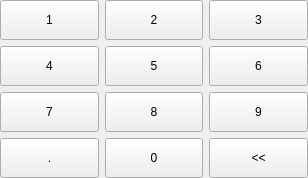
<?xml version="1.0" encoding="UTF-8"?>
<ui version="4.0">
 <class>lds_key3x4</class>
 <widget class="QWidget" name="lds_key3x4">
  <property name="geometry">
   <rect>
    <x>0</x>
    <y>0</y>
    <width>308</width>
    <height>178</height>
   </rect>
  </property>
  <property name="windowTitle">
   <string>Form</string>
  </property>
  <layout class="QGridLayout" name="gridLayout">
   <property name="leftMargin">
    <number>0</number>
   </property>
   <property name="topMargin">
    <number>0</number>
   </property>
   <property name="rightMargin">
    <number>0</number>
   </property>
   <property name="bottomMargin">
    <number>0</number>
   </property>
   <item row="1" column="2">
    <widget class="public_pushbutton_numkey" name="pushButton_num6">
     <property name="sizePolicy">
      <sizepolicy hsizetype="Expanding" vsizetype="Expanding">
       <horstretch>0</horstretch>
       <verstretch>0</verstretch>
      </sizepolicy>
     </property>
     <property name="minimumSize">
      <size>
       <width>0</width>
       <height>40</height>
      </size>
     </property>
     <property name="focusPolicy">
      <enum>Qt::NoFocus</enum>
     </property>
     <property name="styleSheet">
      <string notr="true"/>
     </property>
     <property name="text">
      <string>6</string>
     </property>
     <property name="outer_stylesheet" stdset="0">
      <string>pushbutton_key</string>
     </property>
    </widget>
   </item>
   <item row="2" column="1">
    <widget class="public_pushbutton_numkey" name="pushButton_num8">
     <property name="sizePolicy">
      <sizepolicy hsizetype="Expanding" vsizetype="Expanding">
       <horstretch>0</horstretch>
       <verstretch>0</verstretch>
      </sizepolicy>
     </property>
     <property name="minimumSize">
      <size>
       <width>0</width>
       <height>40</height>
      </size>
     </property>
     <property name="focusPolicy">
      <enum>Qt::NoFocus</enum>
     </property>
     <property name="text">
      <string>8</string>
     </property>
     <property name="outer_stylesheet" stdset="0">
      <string>pushbutton_key</string>
     </property>
    </widget>
   </item>
   <item row="0" column="1">
    <widget class="public_pushbutton_numkey" name="pushButton_num2">
     <property name="sizePolicy">
      <sizepolicy hsizetype="Expanding" vsizetype="Expanding">
       <horstretch>0</horstretch>
       <verstretch>0</verstretch>
      </sizepolicy>
     </property>
     <property name="minimumSize">
      <size>
       <width>0</width>
       <height>40</height>
      </size>
     </property>
     <property name="focusPolicy">
      <enum>Qt::NoFocus</enum>
     </property>
     <property name="styleSheet">
      <string notr="true"/>
     </property>
     <property name="text">
      <string>2</string>
     </property>
     <property name="outer_stylesheet" stdset="0">
      <string>pushbutton_key</string>
     </property>
    </widget>
   </item>
   <item row="1" column="0">
    <widget class="public_pushbutton_numkey" name="pushButton_num4">
     <property name="sizePolicy">
      <sizepolicy hsizetype="Expanding" vsizetype="Expanding">
       <horstretch>0</horstretch>
       <verstretch>0</verstretch>
      </sizepolicy>
     </property>
     <property name="minimumSize">
      <size>
       <width>0</width>
       <height>40</height>
      </size>
     </property>
     <property name="focusPolicy">
      <enum>Qt::NoFocus</enum>
     </property>
     <property name="styleSheet">
      <string notr="true"/>
     </property>
     <property name="text">
      <string>4</string>
     </property>
     <property name="outer_stylesheet" stdset="0">
      <string>pushbutton_key</string>
     </property>
    </widget>
   </item>
   <item row="3" column="0">
    <widget class="public_pushbutton_numkey" name="pushButton_dot">
     <property name="sizePolicy">
      <sizepolicy hsizetype="Expanding" vsizetype="Expanding">
       <horstretch>0</horstretch>
       <verstretch>0</verstretch>
      </sizepolicy>
     </property>
     <property name="minimumSize">
      <size>
       <width>60</width>
       <height>40</height>
      </size>
     </property>
     <property name="focusPolicy">
      <enum>Qt::NoFocus</enum>
     </property>
     <property name="styleSheet">
      <string notr="true"/>
     </property>
     <property name="text">
      <string>.</string>
     </property>
     <property name="outer_stylesheet" stdset="0">
      <string>pushbutton_key</string>
     </property>
    </widget>
   </item>
   <item row="0" column="2">
    <widget class="public_pushbutton_numkey" name="pushButton_num3">
     <property name="sizePolicy">
      <sizepolicy hsizetype="Expanding" vsizetype="Expanding">
       <horstretch>0</horstretch>
       <verstretch>0</verstretch>
      </sizepolicy>
     </property>
     <property name="minimumSize">
      <size>
       <width>0</width>
       <height>40</height>
      </size>
     </property>
     <property name="focusPolicy">
      <enum>Qt::NoFocus</enum>
     </property>
     <property name="styleSheet">
      <string notr="true"/>
     </property>
     <property name="text">
      <string>3</string>
     </property>
     <property name="outer_stylesheet" stdset="0">
      <string>pushbutton_key</string>
     </property>
    </widget>
   </item>
   <item row="2" column="0">
    <widget class="public_pushbutton_numkey" name="pushButton_num7">
     <property name="sizePolicy">
      <sizepolicy hsizetype="Expanding" vsizetype="Expanding">
       <horstretch>0</horstretch>
       <verstretch>0</verstretch>
      </sizepolicy>
     </property>
     <property name="minimumSize">
      <size>
       <width>0</width>
       <height>40</height>
      </size>
     </property>
     <property name="focusPolicy">
      <enum>Qt::NoFocus</enum>
     </property>
     <property name="styleSheet">
      <string notr="true"/>
     </property>
     <property name="text">
      <string>7</string>
     </property>
     <property name="outer_stylesheet" stdset="0">
      <string>pushbutton_key</string>
     </property>
    </widget>
   </item>
   <item row="3" column="1">
    <widget class="public_pushbutton_numkey" name="pushButton_num0">
     <property name="sizePolicy">
      <sizepolicy hsizetype="Expanding" vsizetype="Expanding">
       <horstretch>0</horstretch>
       <verstretch>0</verstretch>
      </sizepolicy>
     </property>
     <property name="minimumSize">
      <size>
       <width>0</width>
       <height>40</height>
      </size>
     </property>
     <property name="focusPolicy">
      <enum>Qt::NoFocus</enum>
     </property>
     <property name="styleSheet">
      <string notr="true"/>
     </property>
     <property name="text">
      <string>0</string>
     </property>
     <property name="outer_stylesheet" stdset="0">
      <string>pushbutton_key</string>
     </property>
    </widget>
   </item>
   <item row="3" column="2">
    <widget class="QPushButton" name="pushButton_backspace">
     <property name="sizePolicy">
      <sizepolicy hsizetype="Expanding" vsizetype="Expanding">
       <horstretch>0</horstretch>
       <verstretch>0</verstretch>
      </sizepolicy>
     </property>
     <property name="minimumSize">
      <size>
       <width>0</width>
       <height>40</height>
      </size>
     </property>
     <property name="focusPolicy">
      <enum>Qt::NoFocus</enum>
     </property>
     <property name="styleSheet">
      <string notr="true">font-weight:normal;</string>
     </property>
     <property name="text">
      <string>&lt;&lt;</string>
     </property>
     <property name="outer_stylesheet" stdset="0">
      <string>pushbutton_key</string>
     </property>
    </widget>
   </item>
   <item row="1" column="1">
    <widget class="public_pushbutton_numkey" name="pushButton_num5">
     <property name="sizePolicy">
      <sizepolicy hsizetype="Expanding" vsizetype="Expanding">
       <horstretch>0</horstretch>
       <verstretch>0</verstretch>
      </sizepolicy>
     </property>
     <property name="minimumSize">
      <size>
       <width>0</width>
       <height>40</height>
      </size>
     </property>
     <property name="focusPolicy">
      <enum>Qt::NoFocus</enum>
     </property>
     <property name="styleSheet">
      <string notr="true"/>
     </property>
     <property name="text">
      <string>5</string>
     </property>
     <property name="outer_stylesheet" stdset="0">
      <string>pushbutton_key</string>
     </property>
    </widget>
   </item>
   <item row="0" column="0">
    <widget class="public_pushbutton_numkey" name="pushButton_num1">
     <property name="sizePolicy">
      <sizepolicy hsizetype="Expanding" vsizetype="Expanding">
       <horstretch>0</horstretch>
       <verstretch>0</verstretch>
      </sizepolicy>
     </property>
     <property name="minimumSize">
      <size>
       <width>0</width>
       <height>40</height>
      </size>
     </property>
     <property name="focusPolicy">
      <enum>Qt::NoFocus</enum>
     </property>
     <property name="styleSheet">
      <string notr="true"/>
     </property>
     <property name="text">
      <string>1</string>
     </property>
     <property name="outer_stylesheet" stdset="0">
      <string>pushbutton_key</string>
     </property>
    </widget>
   </item>
   <item row="2" column="2">
    <widget class="public_pushbutton_numkey" name="pushButton_num9">
     <property name="sizePolicy">
      <sizepolicy hsizetype="Expanding" vsizetype="Expanding">
       <horstretch>0</horstretch>
       <verstretch>0</verstretch>
      </sizepolicy>
     </property>
     <property name="minimumSize">
      <size>
       <width>0</width>
       <height>40</height>
      </size>
     </property>
     <property name="focusPolicy">
      <enum>Qt::NoFocus</enum>
     </property>
     <property name="styleSheet">
      <string notr="true"/>
     </property>
     <property name="text">
      <string>9</string>
     </property>
     <property name="outer_stylesheet" stdset="0">
      <string>pushbutton_key</string>
     </property>
    </widget>
   </item>
  </layout>
 </widget>
 <customwidgets>
  <customwidget>
   <class>public_pushbutton_numkey</class>
   <extends>QPushButton</extends>
   <header>public_pushbutton_numkey.h</header>
  </customwidget>
 </customwidgets>
 <resources/>
 <connections/>
</ui>
